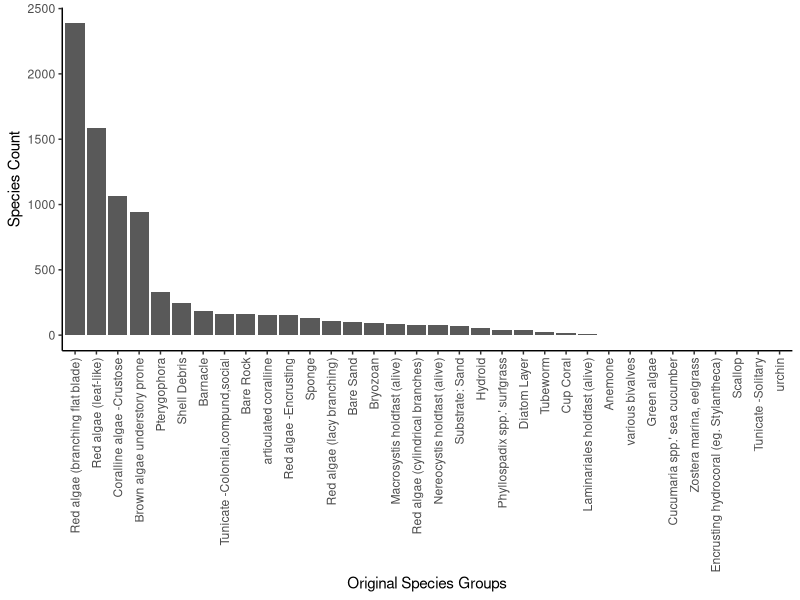
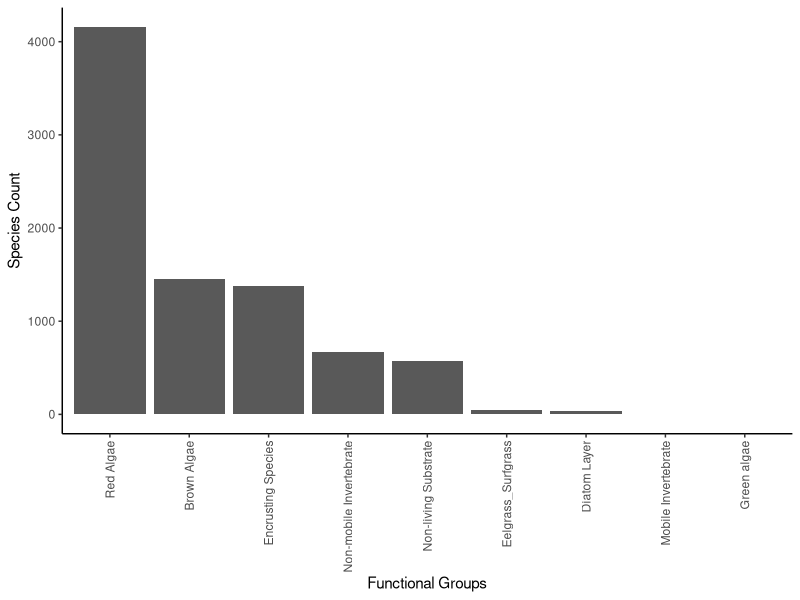
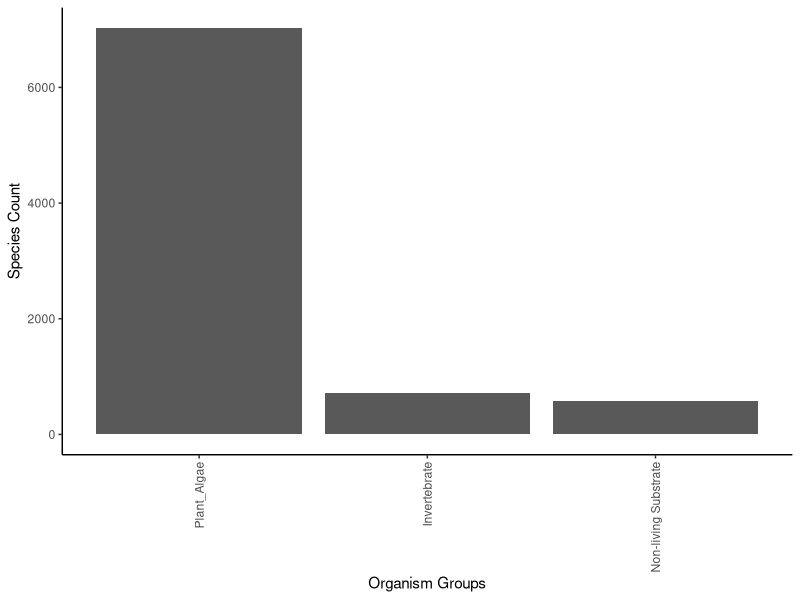

Reproduce these figures in R, in order. (Note: this script raises an error after producing the figures.)
## ---- chunk 1
#to load data make sure directory is set to knit from project directory
knitr::opts_chunk$set(message=FALSE, warning=FALSE)
 
library(here)
library(tidyverse)
library(knitr)
library(viridis)
 
substrate_codes <- read_csv(here("Data","CSV_2015_on","substrate_codes.csv"))
 
#2016 --> 2019
dat.upc <- read_csv(here("Data","CSV_2015_on","NWFSC_UPC_ALLYEARS_data_2019.csv"), col_types = cols(SIDE = col_character())) %>% 
              filter(CATEGORY == "COVER") %>%
              select(1:20) %>%
              rename(DEPTH.FT= "DEPTH (FT)")  %>%
              #mutate(QUADRAT = NA, PERCENT.COVER = NA) %>% #will circle back tothis and get % cover for 2016 to 2019 data 
              select(SITE, MONTH, DAY, YEAR, OBSERVER, TRANSECT , CLASSCODE, COUNT,DEPTH.FT,SIDE,ZONE,TRANSECT,BUDDY,SEGMENT) %>%
#dat.upc <- rbind(dat.2015, dat.2016) %>%
 mutate(COUNT = replace_na(COUNT, 0)) %>%
 left_join(substrate_codes) %>% #rename two that arent in substrate key
 mutate(NAME = case_when(CLASSCODE == "ptero" | NAME == "Pterogophora" ~ "Pterygophora",
                          CLASSCODE == "shell" ~ "various bivalves",
                          TRUE ~ NAME),
#ASSIGN FUNCTIONAL GROUPS 
         Functional_Group = case_when(
                                    NAME %in% c("Red algae (branching flat blade)", "Red algae (cylindrical branches)", "Red algae (lacy branching)", "Red algae (leaf-like)") ~ "Red Algae",
                                    NAME %in% c("articulated coralline","Encrusting hydrocoral (eg. Stylantheca)","Red algae -Encrusting", "Coralline algae -Crustose") ~ "Encrusting Species",
                                    NAME %in% c("Pterygophora", "Brown algae understory prone","Nereocystis holdfast (alive)", "Macrosystis holdfast (alive)", "Laminariales holdfast (alive)") ~ "Brown Algae",
                                    NAME %in% c("Anemone", "Bryozoan", "Cup Coral","Tunicate -Colonial,compund,social","Tunicate -Solitary", "Hydroid", "Sponge", "Barnacle","Tubeworm") ~ "Non-mobile Invertebrate",
                                     NAME %in% c("various bivalves", "Scallop","urchin", "Cucumaria spp.' sea cucumber") ~ "Mobile Invertebrate",
                                    NAME %in% c("Substrate: Bedrock","Shell Debris","Bare Sand", "Substrate: Cobble","Sediment/Mud", "Substrate: Sand","Bare Rock" ) ~ "Non-living Substrate",
                                    NAME %in% c("Zostera marina, eelgrass" , "Phyllospadix spp.' surfgrass") ~ "Eelgrass_Surfgrass",
                                    TRUE ~ NAME),
 #ASSIGN ORGANISM GROUPS         
        Organism_Group = case_when(NAME %in% c("Red algae (branching flat blade)", "Red algae (cylindrical branches", "Red algae (lacy branching)","Pterygophora", "Brown algae understory prone","Red algae -Encrusting", "Coralline algae -Crustose","Nereocystis holdfast (alive)","Macrosystis holdfast (alive)","Phyllospadix spp.' surfgrass", "Zostera marina, eelgrass","Encrusting hydrocoral (eg. Stylantheca)","Green algae","Laminariales holdfast (alive)","articulated coralline", "Red algae (cylindrical branches)","Red algae (leaf-like)") ~ "Plant_Algae",
                                    NAME %in% c("various bivalves", "Scallop","Anemone", "Cup Coral","Barnacle","Tunicate -Colonial,compund,social", "Tunicate -Solitary","urchin","Bryozoan","Diatom Layer","Sponge","Tubeworm","Hydroid", "Cucumaria spp.' sea cucumber") ~ "Invertebrate",
                                    NAME %in% c("Substrate: Bedrock","Shell Debris","Bare Sand", "Substrate: Cobble","Sediment/Mud", "Substrate: Sand","Bare Rock" ) ~ "Non-living Substrate", 
                                    TRUE ~ NAME))  

 

## ---- chunk 2
summary_table<- dat.upc %>%
  group_by(Organism_Group,Functional_Group, NAME) %>%
  summarise(species_occurence = sum(COUNT))  
 
kable(summary_table)
## ---- chunk 3
dat.upc %>%
  group_by(NAME) %>%
  summarise(species_occurence = sum(COUNT)) %>%
  ggplot() +
  geom_bar(aes(x=reorder(NAME, -species_occurence), y = species_occurence), stat = "identity")+ 
  theme_classic() +
  theme(axis.text.x = element_text(angle = 90, vjust = 0.5, hjust=1)) +
  xlab("Original Species Groups") +
  ylab("Species Count")
## ---- chunk 4
dat.upc %>%
  group_by(Functional_Group) %>%
  summarise(species_occurence = sum(COUNT)) %>%
  ggplot() +
  geom_bar(aes(x=reorder(Functional_Group, -species_occurence), y = species_occurence), stat = "identity")+ 
  theme_classic() +
  theme(axis.text.x = element_text(angle = 90, vjust = 0.5, hjust=1)) +
  xlab("Functional Groups") +
  ylab("Species Count")
## ---- chunk 5
dat.upc %>%
  group_by(Organism_Group) %>%
  summarise(species_occurence = sum(COUNT)) %>%
  ggplot() +
  geom_bar(aes(x=reorder(Organism_Group, -species_occurence), y = species_occurence), stat = "identity")+ 
  theme_classic() +
  theme(axis.text.x = element_text(angle = 90, vjust = 0.5, hjust=1)) +
  xlab("Organism Groups") +
  ylab("Species Count")
## ---- chunk 6
dat.transect.summary <- dat.upc %>%
  filter(YEAR > 2015) %>%
  group_by(YEAR,SITE,SIDE,ZONE,TRANSECT,DEPTH.FT,Functional_Group) %>%
  summarise(COUNT = sum(COUNT)) %>%
  spread(Functional_Group, COUNT) %>%
  ungroup() %>%
  replace(is.na(.), 0) %>%
  dplyr::mutate(Sum = rowSums(.[,7:15])) %>%
  tidyr::gather(7:15, key = "Functional_Group", value = "COUNT") %>%
  mutate(percent_cover = COUNT/Sum) 

dat.zone.summary <- dat.transect.summary %>%
  group_by(YEAR,SITE,ZONE,Functional_Group) %>% 
 summarise(
      N=length(percent_cover),
      MEAN=mean(percent_cover),
      SD=sqrt(MEAN * (1 - MEAN) * N),
      SE=SD/sqrt(N)) %>%
  ungroup() %>%
  mutate(SITE = factor(SITE, levels = c("Destruction Island","Cape Johnson", "Cape Alava","Tatoosh Island","Neah Bay")))
  
dat.site.summary <- dat.transect.summary %>%
  group_by(SITE,Functional_Group) %>% 
  summarise(
      N=length(percent_cover),
      MEAN=mean(percent_cover),
      SD=sqrt(MEAN * (1 - MEAN) * N),
      SE=SD/sqrt(N)) %>%
  ungroup() %>%
  mutate(SITE = factor(SITE, levels = c("Destruction Island","Cape Johnson", "Cape Alava","Tatoosh Island","Neah Bay")))
  
  write.csv(dat.transect.summary, here("Data","Summarized data","UPC_Transect_Level_Summary.csv"))
  write.csv(dat.zone.summary, here("Data","Summarized data","UPC_Zone_Level_Summary.csv"))
  write.csv(dat.site.summary, here("Data","Summarized data","UPC_Site_Level_Summary.csv"))
  
## ---- chunk 7
ggplot(dat.zone.summary,aes(x=YEAR)) +
  geom_bar(aes(y=MEAN, fill= Functional_Group), position="fill", stat="identity",width = 0.95
           )+
  scale_fill_viridis(discrete = T) + #,  guide = guide_legend(reverse = TRUE), name = "Stock") +
  theme(axis.text.x = element_text(angle = 90, hjust = 1), legend.position = "left",aspect.ratio = 3/1)  +
  theme_classic()+
  ylab("Mean Percent Cover") +
  xlab("Year") +
  facet_grid(ZONE~SITE) +
 # coord_flip() +
  scale_x_continuous(expand = c(0,0))+
  scale_y_continuous(expand = c(0,0)) +
  theme(legend.position="left") +
  theme(axis.text.x = element_text(angle = 90, vjust = 0.5, hjust=1), strip.text.x = element_text(size = 7))
## ---- chunk 8
ggplot(dat.site.summary,aes(x=SITE)) +
  geom_bar(aes(y=MEAN, fill= Functional_Group), position="fill", stat="identity",width = 0.95
           )+
  scale_fill_viridis(discrete = T) + #,  guide = guide_legend(reverse = TRUE), name = "Stock") +
  theme(axis.text.x = element_text(angle = 90, hjust = 1), legend.position = "left",aspect.ratio = 3/1)  +
  theme_classic()+
  ylab("Mean Percent Cover") +
  xlab("Year") +
  #facet_wrap(~ZONE, nrow =1) +
  scale_x_discrete(expand = c(0,0))+
  scale_y_continuous(expand = c(0,0)) +
  theme(legend.position="left") +
  theme(axis.text.x = element_text(angle = 90, vjust = 0.5, hjust=1), strip.text.x = element_text(size = 7))
## ---- chunk 9
#use dat.relief to get Simpsons index for every transect and save data frames 
dat.diversity<- dat.transect.summary %>% 
    group_by(YEAR,SITE,ZONE,SIDE,TRANSECT,Functional_Group) %>%
    dplyr::summarise(
            PROPORTION=sum(percent_cover),
            PROPORTION_2=sum(PROPORTION)^2,
             .groups = "keep") %>%
      group_by(YEAR,SITE,ZONE,SIDE,TRANSECT) %>%
    dplyr::summarise(    
            DIVERSITY= sum(PROPORTION_2),
            RELIEF_SIMPSONS_DIVERSITY= 1 - DIVERSITY, # simpsons diversity
            .groups = "keep"
    ) %>%
    select(-DIVERSITY)

# calculate substrate diversity for each site-year-zone
  dat.diversity.zone.summary <- dat.diversity %>% 
    group_by(YEAR,SITE,ZONE) %>%
    dplyr::summarise(
      MEAN=mean(RELIEF_SIMPSONS_DIVERSITY),
      SD= sd(RELIEF_SIMPSONS_DIVERSITY),
      N=length(RELIEF_SIMPSONS_DIVERSITY),
      SE=SD/sqrt(N),
      .groups = "keep"
      )

# calculate substrate diversity for each site
  dat.diversity.year.site.summary <- dat.diversity %>% 
    group_by(YEAR,SITE) %>%
    dplyr::summarise(
      MEAN=mean(RELIEF_SIMPSONS_DIVERSITY),
      SD= sd(RELIEF_SIMPSONS_DIVERSITY),
      N=length(RELIEF_SIMPSONS_DIVERSITY),
      SE=SD/sqrt(N),
      .groups = "keep"
      )
  
  # calculate substrate diversity for each site
  dat.diversity.site.summary <- dat.diversity %>% 
    group_by(SITE) %>%
    dplyr::summarise(
      MEAN=mean(RELIEF_SIMPSONS_DIVERSITY),
      SD= sd(RELIEF_SIMPSONS_DIVERSITY),
      N=length(RELIEF_SIMPSONS_DIVERSITY),
      SE=SD/sqrt(N),
      .groups = "keep"
      )
  
  write.csv(dat.diversity, here("Data","Summarized data","RELIEF_DIVERSITY_Transect_Level_Summary.csv"))
  write.csv(dat.diversity.zone.summary, here("Data","Summarized data","UPC_DIVERSITY_Zone_Level_Summary.csv"))
  write.csv(dat.diversity.site.summary, here("Data","Summarized data","UPC_DIVERSITY_Site_Level_Summary.csv"))
  write.csv(dat.diversity.year.site.summary, here("Data","Summarized data","UPC_DIVERSITY_Year_Site_Level_Summary.csv"))

## ---- chunk 10
dat.diversity.zone.summary %>%
  ungroup() %>%
  mutate(SITE = factor(SITE, levels = c("Destruction Island","Cape Johnson", "Cape Alava","Tatoosh Island","Neah Bay"))) %>%
  ggplot(aes(x=YEAR, y =MEAN, group = as.factor(ZONE), color = as.factor(ZONE))) +
  geom_point() +
  geom_line() +
  geom_errorbar(aes(ymin=MEAN -SE, ymax=MEAN+SE), width = 0.1)+
  facet_wrap(~SITE)+
  theme_classic() +
  ylab("Simpsons Diversity Index - UPC")


## ---- chunk 11
dat.diversity.year.site.summary %>%
    ungroup() %>%
   mutate(SITE = factor(SITE, levels = c("Destruction Island","Cape Johnson", "Cape Alava","Tatoosh Island","Neah Bay"))) %>%
  ggplot(aes(x=YEAR, y =MEAN))+
  geom_point() +
  geom_line() +
  geom_errorbar(aes(ymin=MEAN -SE, ymax=MEAN+SE), width = 0.1)+
  facet_wrap(~SITE) + 
  theme_classic() +
  ylab("Simpsons Diversity Index - UPC")
## ---- chunk 12
dat.diversity.site.summary %>%
    ungroup() %>%
  mutate(SITE = factor(SITE, levels = c("Destruction Island","Cape Johnson", "Cape Alava","Tatoosh Island","Neah Bay"))) %>%
  ggplot(aes(x=SITE, y =MEAN))+
  geom_point() +
  geom_line() +
  geom_errorbar(aes(ymin=MEAN -SE, ymax=MEAN+SE), width = 0.1)+
  theme_classic() +
  ylab("Simpsons Diversity Index - UPC")
